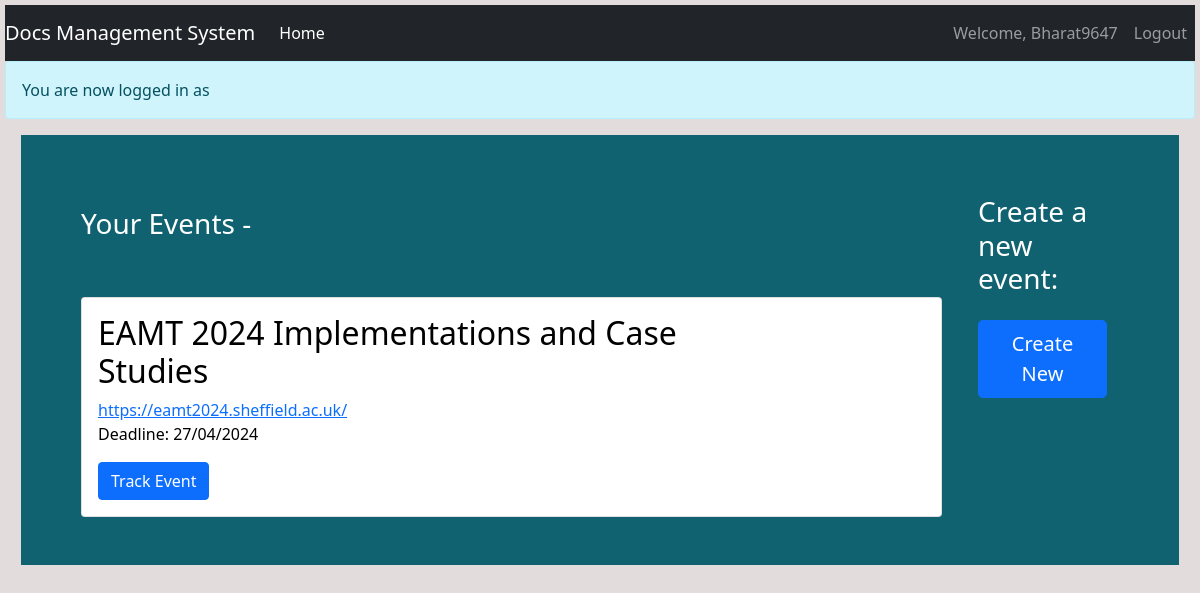
Screenshot of /organizer (signed in) with the database file from the repository.
### Event/models.py (models this page shows, shortened)
class User(db.Model, UserMixin):
    id = db.Column(db.Integer(), primary_key=True, autoincrement = True)
    username = db.Column(db.String(length=30), nullable=False, unique=True)
    full_name = db.Column(db.String(length=50), nullable=False)
    email_address = db.Column(db.String(length=50), nullable=False, unique=True)
    google_id = db.Column(db.String(length=50), nullable=True, unique=True)
    hash_password = db.Column(db.String(length=60), nullable=True)
    profile_picture_url = db.Column(db.String(length=100), nullable=True)
    created_at = db.Column(db.DateTime(), default=datetime.utcnow().replace(tzinfo=pytz.UTC).astimezone(pytz.timezone('Asia/Kolkata')), nullable=False)
    last_login = db.Column(db.DateTime(), default=datetime.utcnow().replace(tzinfo=pytz.UTC).astimezone(pytz.timezone('Asia/Kolkata')), nullable=True)
    verification_token = db.Column(db.String(length=32), unique=True)
    is_verified = db.Column(db.Boolean, default=False)
    '''filename = db.Column(db.String(50))
    Image_data = db.Column(db.LargeBinary)'''
    @property
    def password(self):
        return self.hash_password

class Event(db.Model):
    id = db.Column(db.Integer(), primary_key=True, autoincrement = True)
    category = db.Column(db.String(length=30), nullable=False)
    title = db.Column(db.String(length=100), nullable=False, unique=True)
    acronym = db.Column(db.String(length=50), nullable=False, unique=True)
    web_page_url = db.Column(db.String(length=100), nullable=False, unique=True)
    venue = db.Column(db.String(length=30))
    city = db.Column(db.String(length=30), nullable=False)
    country = db.Column(db.String(length=30), nullable=False)
    first_day = db.Column(db.DateTime())
    last_day = db.Column(db.DateTime(), nullable=False)
    primary_area = db.Column(db.String(length=100))
    secondary_area = db.Column(db.String(length=100))
    area_notes = db.Column(db.String(length=200))
    organizer_name = db.Column(db.String(length=30))
    organizer_email_address = db.Column(db.String(length=30))
    organizer_web_page = db.Column(db.String(length=100))
    phone_no = db.Column(db.String(length=15))
    other_info = db.Column(db.String(length=500))
    is_approved = db.Column(db.Boolean, default=False)
    user_id = db.Column(db.Integer(), db.ForeignKey('user.id'), nullable=False)

### Event/routes.py (the view)
@app.route("/organizer")                                        #Route to display the current events under an organizer and option to create a new one.
def organizer_page():
    organizer_events = Event.query.filter(and_(Event.user_id == current_user.id, Event.is_approved==True)).all()
    return render_template('organizer.html', organizer_events=organizer_events)

### Event/models.py (called while the page is built)
@login_manager.user_loader
def load_user(user_id):
    return User.query.get(int(user_id))

### Event/templates/organizer.html (shortened to what this page needs)
{% extends 'base.html' %}
{% block content %}
<body>
    <div id="flash-message" class="alert alert-info" style="display:none"></div>
    <div class="position-relative overflow-hidden p-5 p-md-7 m-md-3 text-center row" style="background-color:rgb(16, 98, 112); color:white">
        <div class="col-md-10">
            <br>
            <h3 class="text-left">Your Events - </h3>
            <br><br>
            <div class="card text-left" style="color:black">
                {% if organizer_events %}
                    {% for event in organizer_events %}
                        <div class="row">
                            <div class="col-md-10">
                                <div class="card-body">
                                    <h2 class="card-title">{{ event.title }}</h2>
                                    <a href="{{ event.web_page_url }}" class="card-text">{{ event.web_page_url }}</a>
                                    <br>
                                    <p class="card-text">Deadline: {{ event.last_day.strftime('%d/%m/%Y') }}</p>
                                    <a href="#" class="btn btn-primary">Track Event</a>
                                </div>
                            </div>
                        </div>
                    {% endfor %}
                {% else %}
                    <h5>You have not created any event yet.</h5>
                {% endif %}
            </div>
        </div>
        <div class="col-md-2">
            <div class="event-details text-left">
                <h3>Create a new event:</h3>
                <a class="btn btn-lg btn-primary mt-3" href="{{ url_for('submit_event_request') }}">Create New</a>
            </div>
        </div>
    </div>
</body>
{% endblock %}

### Event/templates/base.html (shortened to what this page needs)
<!doctype html>
<html lang="en">
    <head>
        <link rel="stylesheet" type="text/css" href="{{ url_for('static', filename='Styles/styles.css') }}">
        <link rel="stylesheet" href="https://cdn.jsdelivr.net/npm/bootstrap@4.5.3/dist/css/bootstrap.min.css">
        <link rel="stylesheet" href="https://cdn.jsdelivr.net/npm/bootstrap@5.5.0/dist/css/bootstrap.min.css">
        <link href="https://cdn.jsdelivr.net/npm/bootstrap@5.0.2/dist/css/bootstrap.min.css" rel="stylesheet">
    </head>
    <body>
        <nav class="navbar navbar-expand-md navbar-dark bg-dark">
            <a class="navbar-brand" href="#">Docs Management System</a>
            <div class="collapse navbar-collapse" id="navbarNav">
                <ul class="navbar-nav mr-auto">
                    <li class="nav-item active">
                        <a class="nav-link" href="{{ url_for('home_page') }}">Home<span class="sr-only">(current)</span></a>
                    </li>
                </ul>
                {% if current_user.is_authenticated %}
                    <ul class="navbar-nav">
                        <li class="nav-item">
                            <a class="nav-link">Welcome, {{ current_user.username}}</a>
                        </li>
                        <li class="nav-item">
                            <a class="nav-link" href="{{ url_for('logout_page') }}">Logout</a>
                        </li>
                    </ul>
                {% endif %}
            </div>
        </nav>
        {% block content %}
        {% endblock %}
    </body>
</html>

### Event/static/Styles/styles.css (style rules this page uses)
body { margin:2px; padding: 5px; }
.event-details { padding: 8px; margin: 4px; }

### Event/templates/base.html (style rules this page uses)
body { background-color: #e3dcdc; color: black; }
nav.navbar { margin-top: 0; }

### rows the page displays
User: username "Bharat9647"
Event: title "EAMT 2024 Implementations and Case Studies", web_page_url "https://eamt2024.sheffield.ac.uk/", last_day "27/04/2024"
